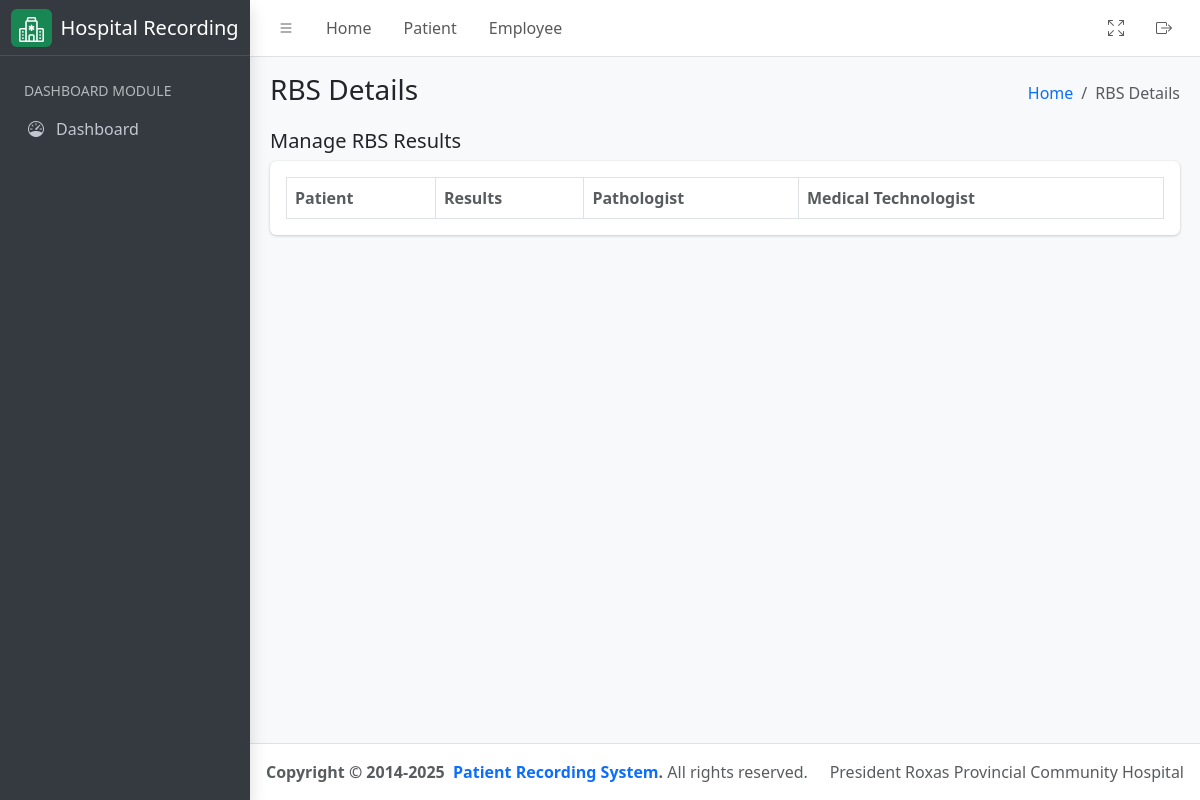
/laboratory/rbs/result, run on an earlier commit of the app's database.
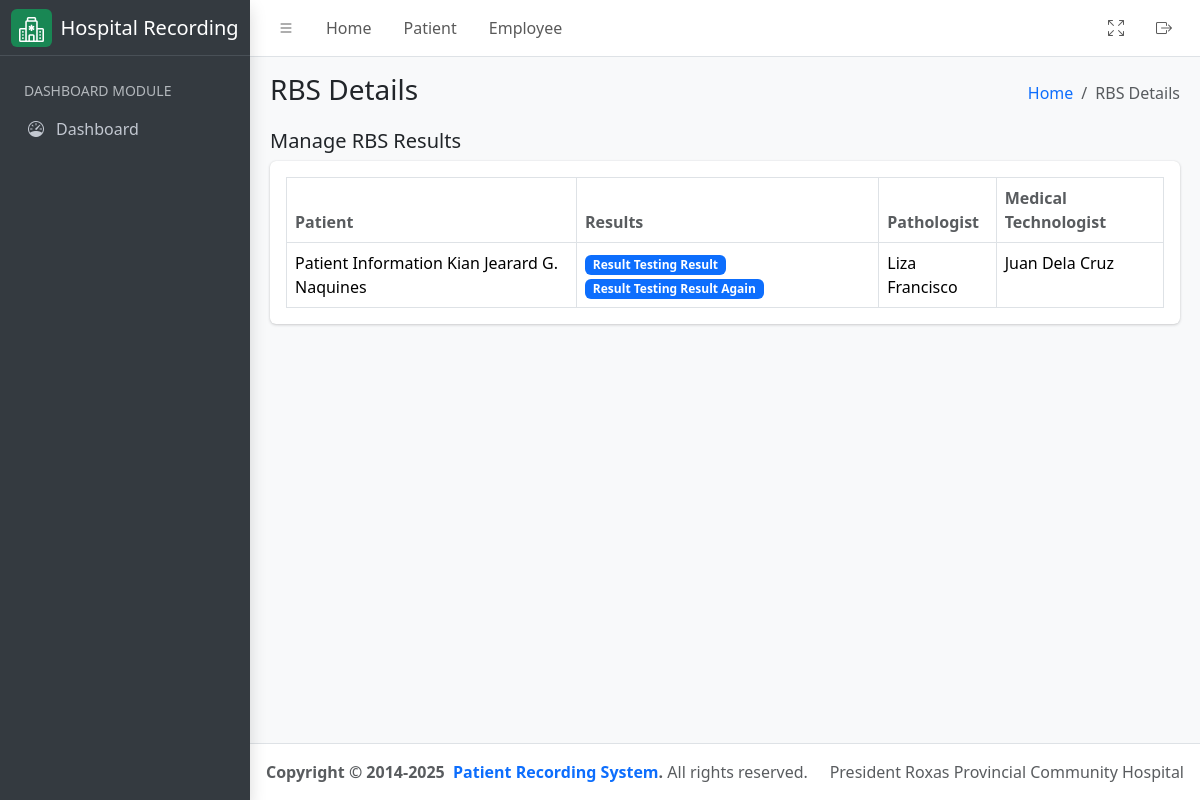
And on a later commit of the database.
### hospital_app/models.py (models this page shows, shortened)
class RBS(models.Model):
    patient = models.ForeignKey(
        Patient, on_delete=models.CASCADE, related_name="patient_rbs"
    )
    rbs_result = models.ManyToManyField(
        RBSResult,
        related_name="rbs_results",
        help_text="Related RBS results.",
    )
    assigned_pathologist = models.ForeignKey(
        User,
        related_name="rbs_assigned_pathologist",
        on_delete=models.CASCADE,
        null=True,
        blank=True,
        limit_choices_to={"groups__name": "Pathologist"},
    )
    assigned_technologist = models.ForeignKey(
        User,
        related_name="rbs_assigned_technologist",
        on_delete=models.CASCADE,
        null=True,
        blank=True,
        limit_choices_to={"groups__name": "Medical Technologist"},
    )

class Patient(models.Model):
    firstname = models.CharField(max_length=255)
    middlename = models.CharField(max_length=255, null=False, blank=True)
    lastname = models.CharField(max_length=255)
    age = models.PositiveIntegerField()
    sex = models.CharField(
        max_length=10, choices=(("Male", "Male"), ("Female", "Female"))
    )
    physician = models.ForeignKey(
        User,
        related_name="physician",
        limit_choices_to={"groups__name": "Physician"},
        on_delete=models.CASCADE,
    )
    room_number = models.PositiveIntegerField()
    sample_type = models.CharField(max_length=255)
    time_of_collection = models.TimeField()
    date_of_collection = models.DateField()
    sars_result = models.CharField(max_length=255)
    date = models.DateField(auto_now_add=True)
    assigned_pathologist = models.ForeignKey(
        User,
        related_name="patient_pathologist",
        on_delete=models.CASCADE,
        null=True,
        blank=True,
        limit_choices_to={"groups__name": "Pathologist"},
    )
    assigned_technologist = models.ForeignKey(
        User,
        related_name="patient_technologist",
        on_delete=models.CASCADE,
        null=True,
        blank=True,
        limit_choices_to={"groups__name": "Medical Technologist"},
    )
    patient_type = models.CharField(
        max_length=100,
        default="In Patient",
        choices=(
            ("In Patient", "In Patient"),
            ("Out Patient", "Out Patient"),
        ),
    )
    def get_full_name(self):
        return f"{self.firstname}  { self.middlename[0] + '.' if self.middlename else ''} {self.lastname}"
    def __str__(self) -> str:
        return f'Patient Information {self.get_full_name()}'
    class Meta:
        ordering = ('time_of_collection',)

class RBSResult(models.Model):
    result = models.CharField(max_length=255)
    date = models.DateField(auto_now_add=False)
    time = models.TimeField(auto_now_add=False)
    def __str__(self) -> str:
        return f'Result {self.result}'
    class Meta:
        ordering = ('date',)

### hospital_app/views.py (the view)
# urls.py: path('laboratory/rbs/result', RBSView.as_view(), name="rbs_result_list"),
class RBSView(ListView):
    template_name = "rbs.html"
    queryset = RBS.objects.all()
    context_object_name = "results"
    def get_context_data(self, **kwargs):
        context = super().get_context_data(**kwargs)
        context["detail_header"] = "RBS Details List"
        context["humberger_header"] = "RBS Details"
        return context

### hospital_app/templatetags/group.py (called while the page is built)
@register.filter
def has_group(user, group_name):
    return user.groups.filter(name=group_name).exists()

### hospital_app/templates/rbs.html (shortened to what this page needs)
{% extends './includes/base.html' %}
{% load group %}
{% block content %}
<div class="container-fluid">
    <div class="row">
        <div class="col-md-12">
            <div class="d-flex justify-content-between align-items-center">
                <h5>Manage RBS Results</h5>
            </div>
            <div class="card mb-4">
                <div class="card-body">
                    <table id="datatable" class="table table-bordered table-hover">
                        <thead>
                            <tr>
                                <th class="text-muted">Patient</th>
                                <th class="text-muted">Results</th>
                                <th class="text-muted">Pathologist</th>
                                <th class="text-muted">Medical Technologist</th>
                            </tr>
                        </thead>
                        <tbody>
                            {% for result in results %}
                            <tr>
                                <td>{{ result.patient }}</td>
                                <td>
                                    {% for item in result.rbs_result.all %}
                                        <span class="badge bg-primary">
                                            {{ item }}
                                        </span>
                                    {% endfor %}
                                </td>
                                <td>{{ result.assigned_pathologist.get_full_name }}</td>
                                <td>{{ result.assigned_technologist.get_full_name }}</td>
                            </tr>
                            {% endfor %}
                        </tbody>
                    </table>
                </div>
            </div>
        </div>
    </div>
</div>
{% endblock %}

What changed in the data, as far as the page shows it:
added RBS: patient "Patient Information Kian Jearard G. Naquines", assigned_pathologist.get_full_name "Liza Francisco", assigned_technologist.get_full_name "Juan Dela Cruz"
now on this page (row unchanged): RBSResult: result "Result Testing Result"
now on this page (row unchanged): RBSResult: result "Result Testing Result Again"
